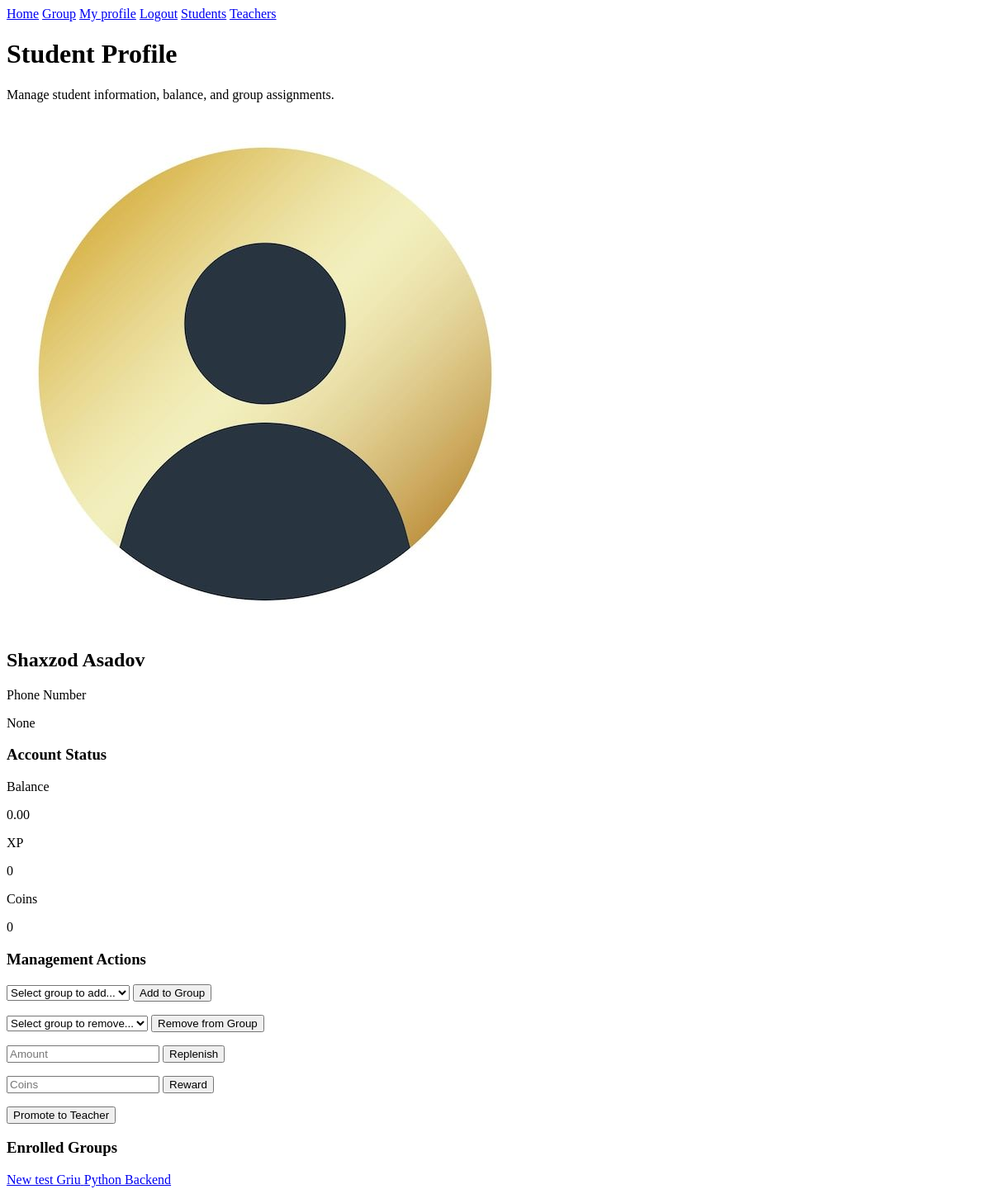
The page /manager/student-profile/asadov (signed in) on the database as committed earlier.
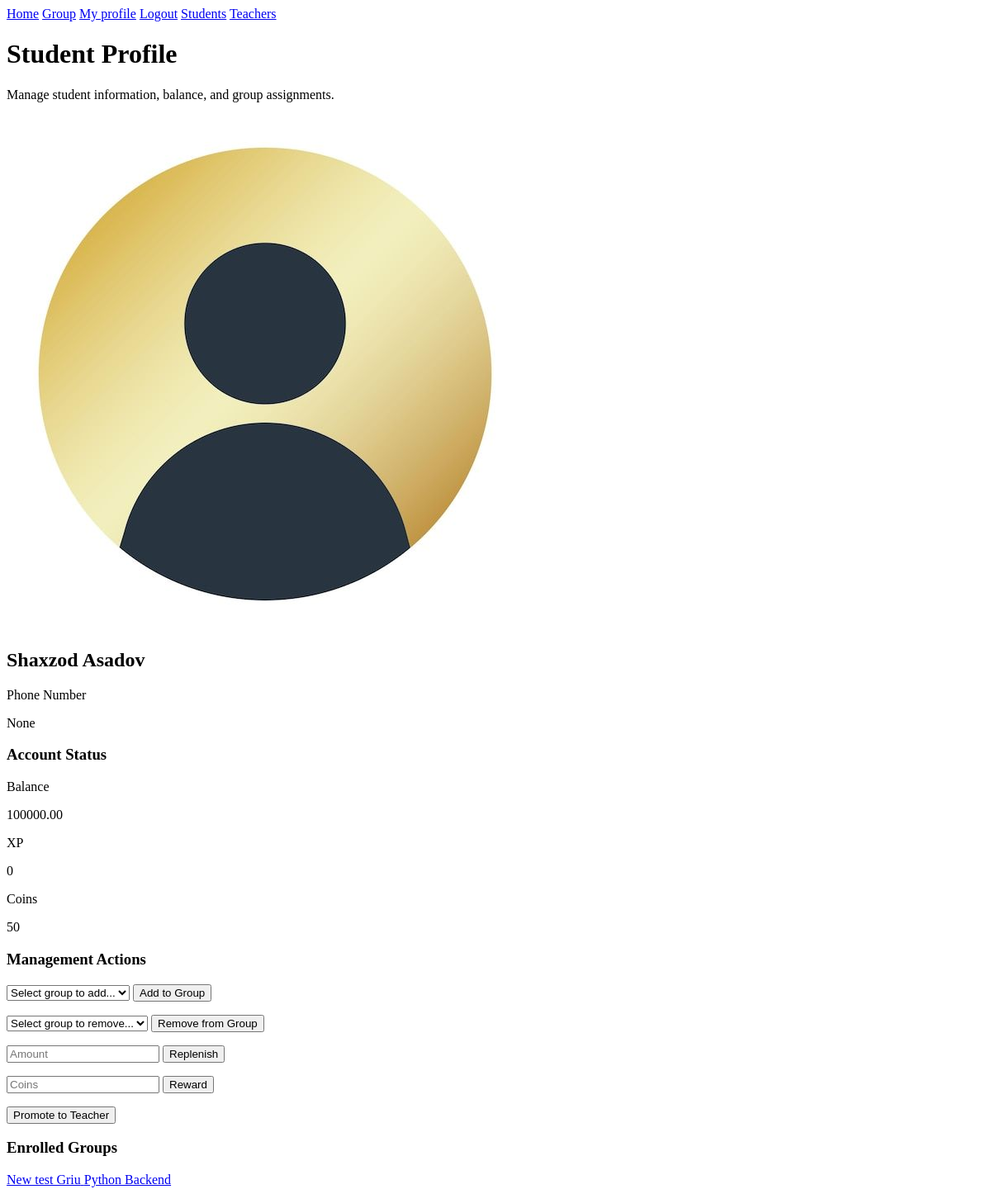
The same page on the database as committed later.
### student/models.py (models this page shows, shortened)
class StudentInfo(models.Model):
    student = models.ForeignKey(CustomUser, on_delete=models.CASCADE, limit_choices_to={'role': 'STUDENT'})
    xp = models.PositiveIntegerField(default=0)
    coins = models.PositiveIntegerField(default=0)
    balance = models.DecimalField(max_digits=15, decimal_places=2, default=0, blank=True)

### manager/views.py (the view, shortened to what this page needs)
# urls.py: path('student-profile/<slug:username>', StudentProfileView.as_view(), name='mg-student-profile'),
class StudentProfileView(View):
    def get(self, request, username):
        access_check = is_manager(request)
        if access_check:
            return access_check
        user = CustomUser.objects.filter(username=username).first()
        student_info = StudentInfo.objects.get(student=user)
        if not user or user.role != 'STUDENT':
            return redirect('not-found')
        groups = user.enrolled_groups.all()
        available_groups = Group.objects.exclude(id__in=groups.values_list('id', flat=True))
        context = {
            'student': user,
            'groups': groups,
            'available_groups': available_groups,
            'student_info': student_info
        }
        return render(request, 'manager/mg-student-profile.html', context)

### manager/views.py (called while the page is built)
def is_manager(request):
    if request.user.role != 'MANAGER':
        return redirect('no-access')
    return None

### templates/manager/mg-student-profile.html (shortened to what the changed rows need)
{% extends 'mg-base.html' %}
{% block content %}
<div class="mb-8">
    <h1 class="text-2xl font-bold text-white mb-2">Student Profile</h1>
</div>
<div class="grid grid-cols-1 lg:grid-cols-3 gap-6">
    <div class="lg:col-span-1 space-y-6">
        <div class="bg-slate-800 border border-slate-700 rounded-xl p-6 flex flex-col items-center text-center">
            <h2 class="text-xl font-bold text-white">{{ student.first_name }} {{ student.last_name }}</h2>
        </div>
        <div class="bg-slate-800 border border-slate-700 rounded-xl p-6">
            <div class="grid grid-cols-3 gap-2 text-center">
                <div class="bg-slate-900 p-3 rounded-lg">
                    <p class="text-xs text-slate-500 uppercase">Balance</p>
                    <p class="text-lg font-bold text-emerald-400">{{ student_info.balance }}</p>
                </div>
                <div class="bg-slate-900 p-3 rounded-lg">
                    <p class="text-xs text-slate-500 uppercase">XP</p>
                    <p class="text-lg font-bold text-blue-400">{{ student_info.xp }}</p>
                </div>
                <div class="bg-slate-900 p-3 rounded-lg">
                    <p class="text-xs text-slate-500 uppercase">Coins</p>
                    <p class="text-lg font-bold text-amber-400">{{ student_info.coins }}</p>
                </div>
            </div>
        </div>
    </div>
</div>
{% endblock %}

Rows that differ between the two databases and show on the page:
changed StudentInfo: balance "0.00" → "100000.00"; coins "0" → "50"
